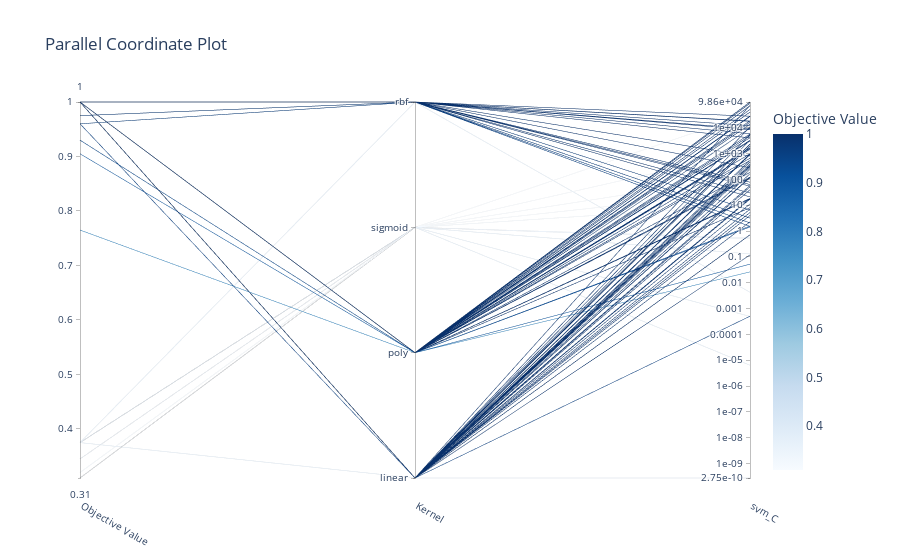

The notebook cell this image was saved under:
### Code cell
optuna.visualization.plot_parallel_coordinate(studySVM)

### Figure 1 — Plotly figure (JSON) as saved in the notebook; plotly's stock layout.template omitted (floating-point values rounded to 4 significant figures)
{"data": [{"dimensions": [{"label": "Objective Value", "range": [0.31, 1], "values": [1, 1, 0.375, 0.905, 0.93, 1, 0.93, 0.96, 0.375, 0.375, 0.375, 1, 1, 1, 1, 1, 0.31, 1, 1, 1, 1, 1, 1, 1, 1, 1, 0.375, 1, 1, 0.345, 1, 1, 1, 1, 1, 1, 0.96, 0.765, 1, 1, 0.31, 1, 1, 1, 1, 1, 1, 1, 1, 1, 1, 1, 1, 1, 1, 1, 0.345, 1, 1, 1, 1, 1, 1, 1, 1, 0.975, 1, 0.31, 1, 1, 1, 1, 1, 1, 1, 1, 1, 0.96, 1, 0.32, 1, 1, 1, 1, 1, 1, 1, 0.975, 1, 1, 1, 1, 1, 1, 1, 1, 1, 1, 0.31, 1]}, {"label": "Kernel", "range": [0, 3], "ticktext": ["linear", "poly", "sigmoid", "rbf"], "tickvals": [0, 1, 2, 3], "values": [0, 1, 2, 1, 1, 0, 1, 0, 3, 2, 0, 3, 1, 0, 0, 1, 2, 3, 1, 0, 0, 0, 0, 0, 0, 1, 2, 3, 0, 2, 1, 3, 3, 3, 3, 1, 3, 1, 0, 0, 2, 1, 1, 1, 1, 1, 3, 0, 1, 0, 1, 0, 0, 0, 0, 0, 2, 0, 3, 0, 1, 0, 0, 0, 0, 3, 0, 2, 0, 1, 3, 1, 1, 1, 1, 1, 0, 3, 1, 2, 0, 3, 3, 3, 3, 1, 0, 3, 0, 1, 0, 1, 1, 1, 1, 3, 1, 0, 2, 0]}, {"label": "svm_C", "range": [-9.56, 4.994], "ticktext": ["2.75e-10", "1e-09", "1e-08", "1e-07", "1e-06", "1e-05", "0.0001", "0.001", "0.01", "0.1", "1", "10", "100", "1e+03", "1e+04", "9.86e+04"], "tickvals": [-9.56, -9, -8, -7, -6, -5, -4, -3, -2, -1, 0, 1, 2, 3, 4, 4.994], "values": [0.8458, 3.222, -5.197, -1.282, 0.1563, -0.1483, 0.1905, -3.299, -2.371, -3.305, -9.56, 4.246, 3.614, 2.533, 2.068, 4.943, 2.156, 1.322, 3.512, 3.356, 4.862, 0.3561, 1.049, -0.9265, 2.509, 0.9013, -0.8846, 1.8, 2.987, -0.2614, 1.237, 3.95, 4.077, 2.445, 4.257, 2.988, 0.1779, -1.582, 1.598, 0.6005, 3.08, 4.265, 3.69, 2.086, 4.603, 2.818, 3.606, 1.76, 4.848, 3.362, 1.263, 2.452, 2.214, 3.734, 0.7159, 2.958, -0.3008, 1.705, 4.444, 2.536, 4.991, 1.234, 3.366, 2.086, 4.032, 0.8077, 2.734, 1.548, 3.287, 2.046, 3.766, 4.432, 4.133, 4.705, 3.159, 3.753, 2.669, 0.3126, 4.45, 1.001, 2.384, 1.472, 1.89, 2.902, 3.918, 4.994, 3.517, 0.5007, -0.147, 2.269, 1.267, 3.194, 4.208, 2.73, 3.484, 1.736, 3.98, 2.986, 4.539, 2.59]}], "labelangle": 30, "labelside": "bottom", "line": {"color": [1, 1, 0.375, 0.905, 0.93, 1, 0.93, 0.96, 0.375, 0.375, 0.375, 1, 1, 1, 1, 1, 0.31, 1, 1, 1, 1, 1, 1, 1, 1, 1, 0.375, 1, 1, 0.345, 1, 1, 1, 1, 1, 1, 0.96, 0.765, 1, 1, 0.31, 1, 1, 1, 1, 1, 1, 1, 1, 1, 1, 1, 1, 1, 1, 1, 0.345, 1, 1, 1, 1, 1, 1, 1, 1, 0.975, 1, 0.31, 1, 1, 1, 1, 1, 1, 1, 1, 1, 0.96, 1, 0.32, 1, 1, 1, 1, 1, 1, 1, 0.975, 1, 1, 1, 1, 1, 1, 1, 1, 1, 1, 0.31, 1], "colorbar": {"title": {"text": "Objective Value"}}, "colorscale": [[0, "rgb(247,251,255)"], [0.125, "rgb(222,235,247)"], [0.25, "rgb(198,219,239)"], [0.375, "rgb(158,202,225)"], [0.5, "rgb(107,174,214)"], [0.625, "rgb(66,146,198)"], [0.75, "rgb(33,113,181)"], [0.875, "rgb(8,81,156)"], [1, "rgb(8,48,107)"]], "reversescale": false, "showscale": true}, "type": "parcoords"}], "layout": {"title": {"text": "Parallel Coordinate Plot"}}}
